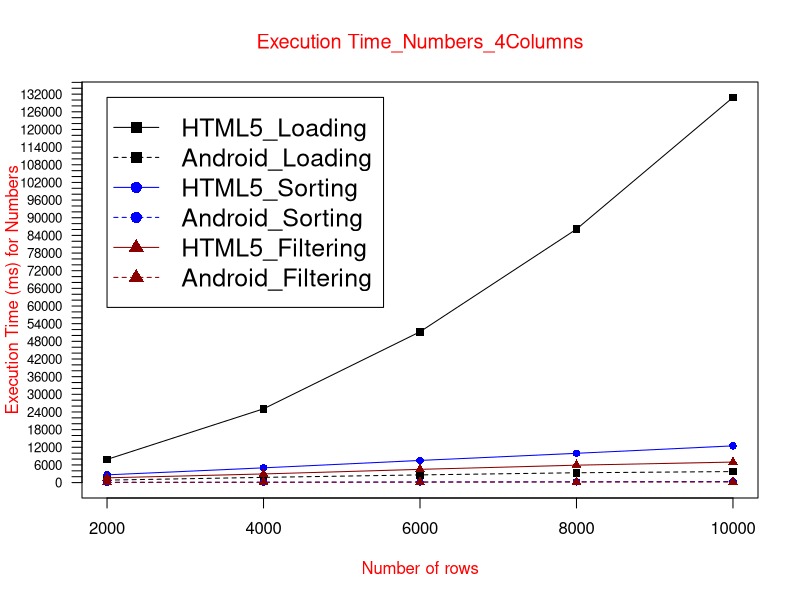

Reproduce this figure in R.
data <- read.table("ETnum4col.txt", header = TRUE)

max_y <- max(data)
plot_colors <- c("black", "blue", "red4")
png(filename="ETnum4Col.png", height = 1000, width = 1300, bg = "white")
plot(data$HTML5_Loading, type = "o", col = plot_colors[1], pch=15,  ylim=c(0,max_y), axes=FALSE, ann=FALSE)
axis(1, at=1:5, lab=c("2000", "4000", "6000", "8000", "10000"))
axis(2, las=1, at=2000*0:max_y, cex.axis = 0.8)

box()
lines(data$Android_Loading, type="o", pch=15, lty=2, col=plot_colors[1])
lines(data$HTML5_Sorting, type="o", pch=16, lty=1,  col=plot_colors[2])
lines(data$Android_Sorting, type="o", pch=16, lty=2,  col=plot_colors[2])   
lines(data$HTML5_Filtering, type="o", pch=17, lty=1, col=plot_colors[3])
lines(data$Android_Filtering, type="o", pch=17, lty=2,   col=plot_colors[3])

title(main="Execution Time_Numbers_4Columns", col.main="red", font.main=6)
title(xlab= "Number of rows", col.lab="red")
title(ylab= "Execution Time (ms) for Numbers", col.lab="red")
legend(1, max_y, names(data), cex=1.5, col=c("black", "black","blue", "blue","red4","red4"), pch=c(15,15,16,16,17,17), lty=c(1,2,1,2,1,2));

dev.off()

   
            
